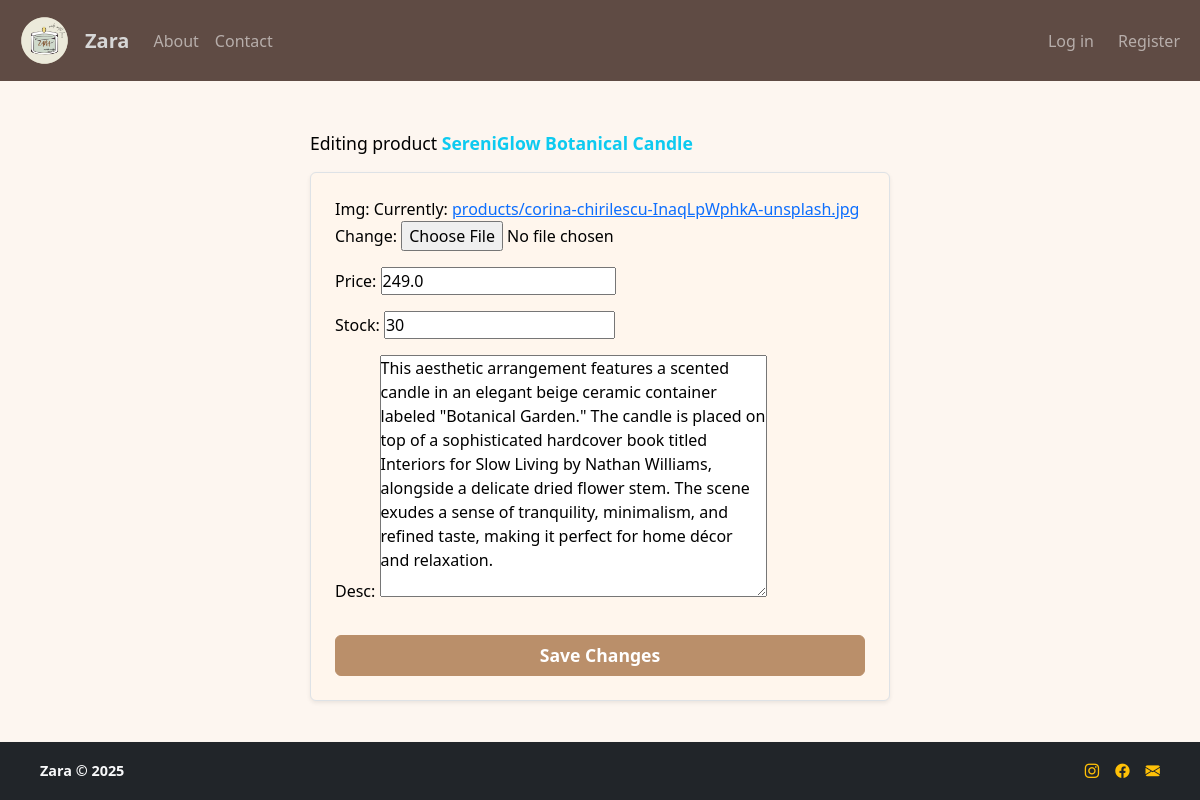
The page /products/edit/1 on the database its author committed.
### mainapp/models.py (models this page shows)
class Product(models.Model):
 name = models.CharField(max_length = 255)
 price = models.FloatField()
 desc = models.TextField(max_length =500)
 img = models.ImageField(upload_to = 'products/' )
 stock = models.PositiveBigIntegerField()

### mainapp/views.py (the view)
# urls.py: path('products/edit/<int:pk>', views.EditProduct.as_view(), name='edit_product'),
class EditProduct(UpdateView):
    model = Product
    context_object_name = 'product'
    template_name = 'edit_product.html'
    fields = ['img', 'price', 'stock', 'desc']
    success_url = '/'

### mainapp/templates/edit_product.html (shortened to what this page needs)
{% extends 'base.html' %}
{% block content %}
<div class="container my-5" style="max-width: 600px;">
  <div class="mb-3">
    <p style="font-size: 1.1rem;">
      Editing product <span class="text-info fw-semibold">{{ product.name }}</span>
    </p>
  </div>
  <form method="post" enctype="multipart/form-data"
        class="p-4 border rounded shadow-sm"
        style="background-color: #fff6ed; border-color: #ba8f6a;">
    {{ form.as_p }}
    <button type="submit" class="btn btn-primary mt-3 w-100"
            style="background-color: #ba8f6a; border-color: #ba8f6a; font-weight: 600; font-size: 1.1rem;">
      Save Changes
    </button>
  </form>
</div>
{% endblock %}

### static/css/style.css (style rules this page uses)
* { margin: 0; padding: 0; box-sizing: border-box; }
body { font-family: 'Segoe UI', Tahoma, Geneva, Verdana, sans-serif; background-color: #fdf6f0; color: black; }
.container { padding: 10px; }

### rows shown on the page
Product: name "SereniGlow Botanical Candle", price "249.0", stock "30", desc "This aesthetic arrangement features a scented candle in an elegant beige ceramic container labeled \"Botanical Garden.\" The candle is placed on top of a sophisticated hardcover book titled Interiors for Slow Living by Nathan Williams, alongside a delicate dried flower stem. The scene exudes a sense of tranquility, minimalism, and refined taste, making it perfect for home décor and relaxation."
